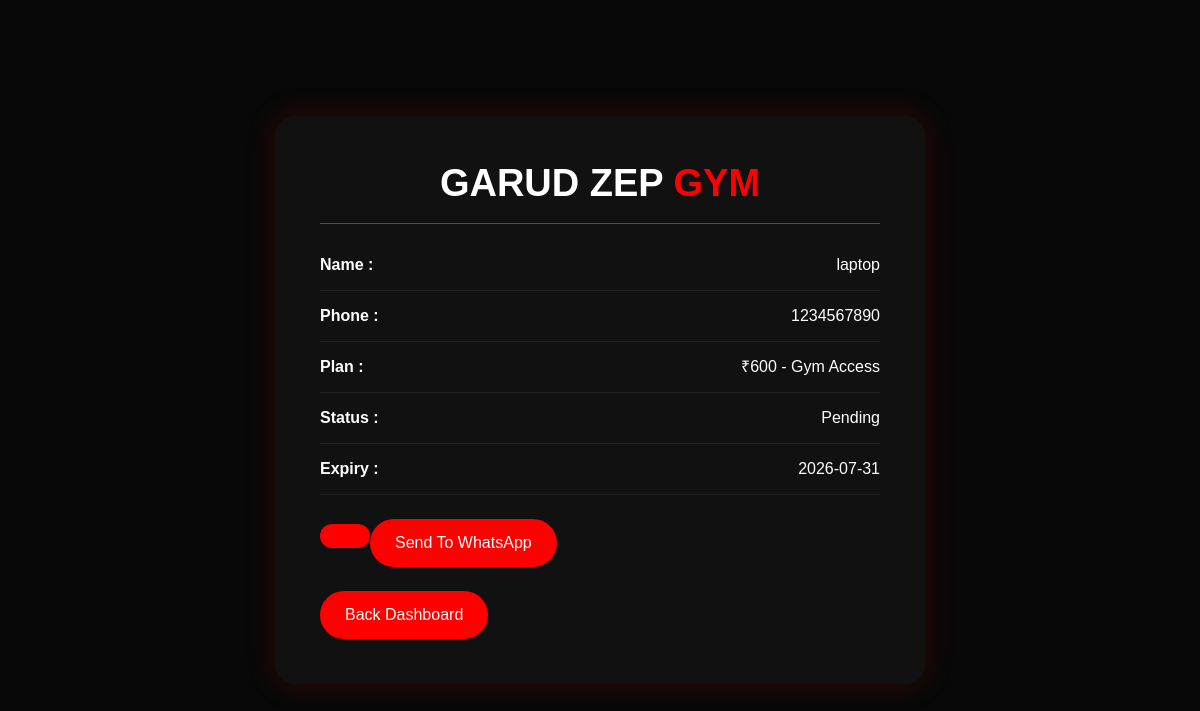
Before: /receipt/1 with the older database file.
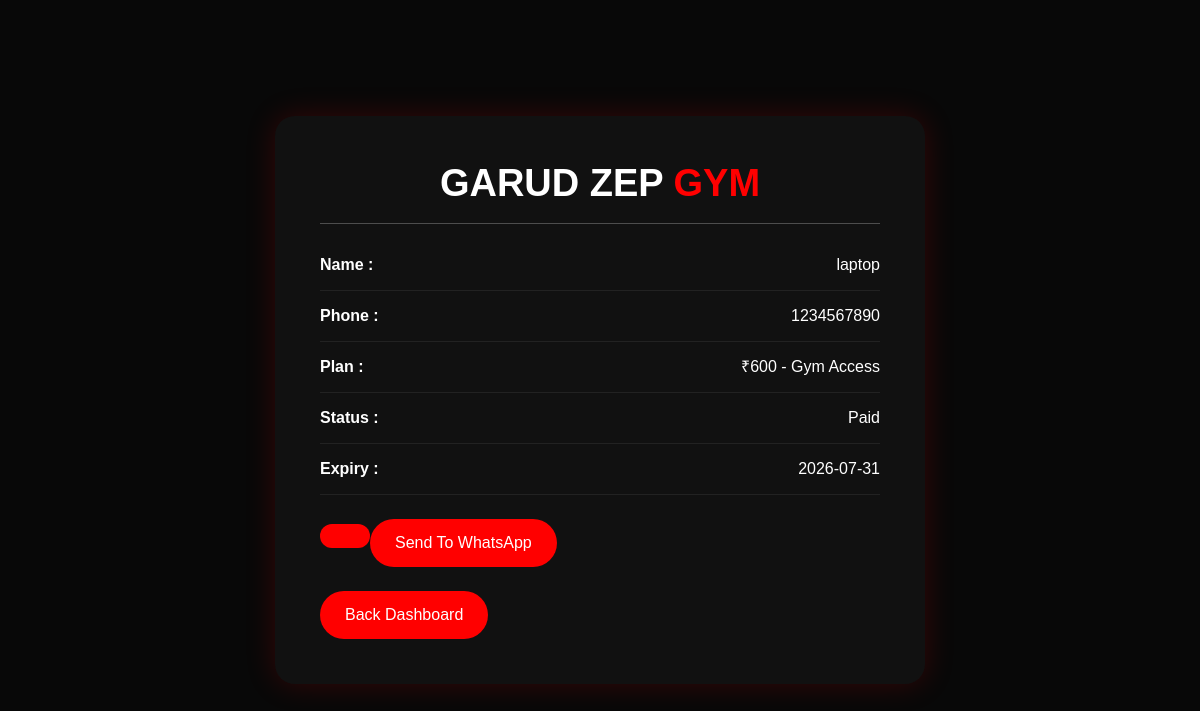
After: the same page with the newer database file.
### app.py (models this page shows)
class Member(db.Model):
    id = db.Column(db.Integer, primary_key=True)
    gym_number = db.Column(db.Integer, unique=True)
    name = db.Column(db.String(100))
    phone = db.Column(db.String(20))
    age = db.Column(db.Integer)
    plan = db.Column(db.String(100))
    goal = db.Column(db.String(100))
    join_date = db.Column(db.Date, default=date.today)
    expiry_date = db.Column(db.Date)
    payment_status = db.Column(db.String(20), default="Pending")
    paid_amount = db.Column(db.Integer, default=0)
    remaining_amount = db.Column(db.Integer, default=0)

### app.py (the view)
@app.route("/receipt/<int:id>")
def receipt(id):
    member = Member.query.get_or_404(id)
    return render_template(
        "receipt.html",
        member=member
    )

### templates/receipt.html (shortened to what this page needs)
<!DOCTYPE html>
<html>
<head>
<link href="https://cdn.jsdelivr.net/npm/bootstrap@5.3.3/dist/css/bootstrap.min.css" rel="stylesheet">
<link rel="stylesheet"
href="{{ url_for('static', filename='css/style.css') }}">
</head>
<body>
<section class="receipt-section">
<div class="receipt-box">
<h2>
GARUD ZEP <span>GYM</span>
</h2>
<hr>
<div class="receipt-row">
<strong>Name :</strong>
<span>
{{ member.name }}
</span>
</div>
<div class="receipt-row">
<strong>Phone :</strong>
<span>
{{ member.phone }}
</span>
</div>
<div class="receipt-row">
<strong>Plan :</strong>
<span>
{{ member.plan }}
</span>
</div>
<div class="receipt-row">
<strong>Status :</strong>
<span>
{{ member.payment_status }}
</span>
</div>
<div class="receipt-row">
<strong>Expiry :</strong>
<span>
{{ member.expiry_date }}
</span>
</div>
<br>
<a href="{{ url_for('owner_dashboard') }}"
class="main-btn">
<a href="https://wa.me/91{{ member.phone }}?text=Hello {{ member.name }},
Garud Zep Gym Receipt
Plan : {{ member.plan }}
Status : {{ member.payment_status }}
Expiry : {{ member.expiry_date }}
Thank you for joining Garud Zep Gym."
target="_blank"
class="main-btn">
Send To WhatsApp
</a>
<br><br>
<a href="{{ url_for('owner_dashboard') }}"
class="main-btn">
Back Dashboard
</a>
</div>
</section>
</body>
</html>

Changed rows visible on the page:
changed Member "laptop": payment_status "Pending" → "Paid"
